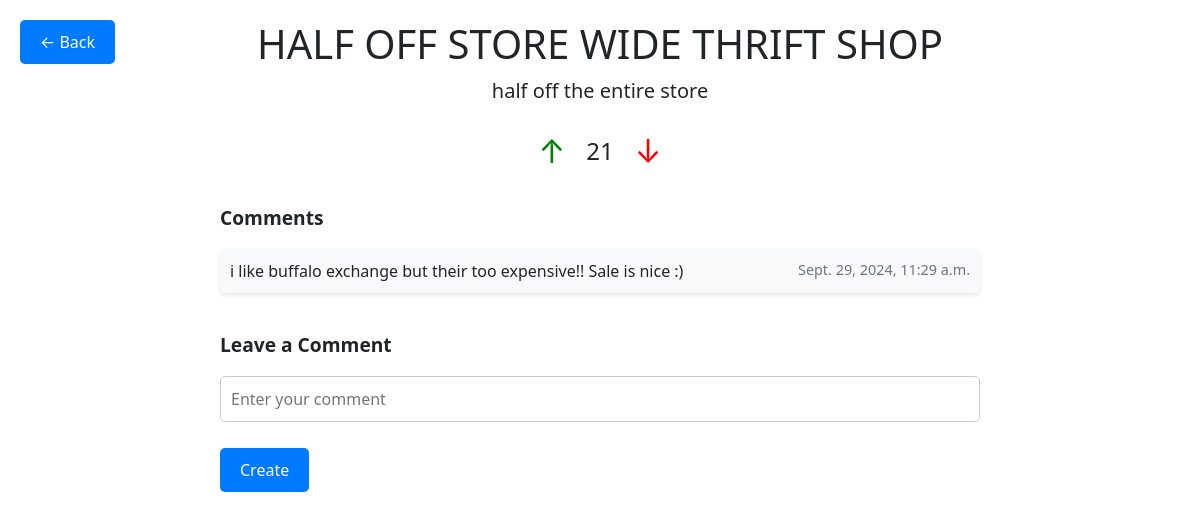
The app's page /app/post/17/ with its own data.
### deals/models.py (models this page shows, shortened)
class Post(models.Model):
    product_name = models.CharField(max_length=200)
    location_name = models.CharField(max_length = 200)
    location_street_address = models.CharField(max_length = 200)
    location_lat = models.FloatField(default = 36.1446206)
    location_long = models.FloatField(default = -86.8032659)
    info_text = models.CharField(max_length = 500)
    score = models.IntegerField(default = 0)
    post_date = models.DateTimeField("date posted")
    tags = models.ManyToManyField(Tag)

class Comment(models.Model):
    post = models.ForeignKey(Post, on_delete=models.CASCADE)
    body_text = models.CharField(max_length=1000)
    post_date = models.DateTimeField("date posted")

### deals/views.py (the view)
# urls.py: path("post/<int:post_id>/", views.detail, name="detail"),
def detail(request, post_id: int) -> HttpResponse:
    post = get_object_or_404(Post, pk=post_id)
    return render(request, "deals/detail.html", {"post": post})

### deals/templates/deals/detail.html (shortened to what this page needs)
<!DOCTYPE html>
<html lang="en">
<head>
    <link href="https://cdn.jsdelivr.net/npm/bootstrap@5.3.0-alpha1/dist/css/bootstrap.min.css" rel="stylesheet">
</head>
<body>
    <a href="{% url 'deals:home'%}" class="back-button">← Back </a>
    <div class="page-container">
        <h1>{{ post.product_name }}</h1>
        <p class="lead text-center">{{ post.info_text }}</p>
        <form method="post" action="{% url 'deals:vote' post.id %}">
            <div class="vote-section">
                <button type="submit" name="upvote" class="vote-btn upvote">↑</button>
                <h3 id="score">{{ post.score }}</h3>
                <button type="submit" name="downvote" class="vote-btn downvote">↓</button>
            </div>
        </form>
        <div class="comment-list">
            <h2 class="comment-heading">Comments</h2>
            <ul class="list-unstyled">
                {% for comment in post.comment_set.all %}
                    <li class="comment-item">
                        {{ comment.body_text }}
                        <span class="comment-date">{{ comment.post_date }}</span>
                    </li>
                {% endfor %}
            </ul>
        </div>
        <div class="comment-section">
            <h2 class="comment-heading">Leave a Comment</h2>
            <form action="{% url 'deals:commenthandler' post.id%}" method="post">
                <fieldset>
                    <p>
                        <input type="text" name="comment_text" class="comment-input" placeholder="Enter your comment" required />
                    </p>
                </fieldset>
                <input type="submit" value="Create" class="submit-btn">
            </form>
        </div>
    </div>
</body>
</html>

### deals/templates/deals/detail.html (style rules this page uses)
.page-container { max-width: 800px; margin: 0 auto; padding: 20px; position: relative; }
.back-button { position: fixed; top: 20px; left: 20px; font-size: 16px; background-color: #007bff; color: white; padding: 10px 20px; border-radius: 5px; text-decoration: none; transition: background-color 0.3s; z-index: 1000; }
h1, h3 { text-align: center; }
.comment-list { margin-top: 30px; }
.comment-item { margin-bottom: 10px; padding: 10px; background-color: #f8f9fa; border-radius: 5px; box-shadow: 0px 2px 4px rgba(0, 0, 0, 0.1); position: relative; }
.comment-date { position: absolute; right: 10px; top: 10px; font-size: 0.9rem; color: #6c757d; }
.vote-section { display: flex; justify-content: center; align-items: center; margin-top: 20px; }
.vote-btn { background-color: transparent; border: none; font-size: 32px; cursor: pointer; }
.vote-btn.upvote { color: green; }
.vote-btn.downvote { color: red; }
#score { margin: 0 15px; font-size: 24px; }
.comment-section { margin-top: 40px; }
.comment-input { width: 100%; padding: 10px; margin-bottom: 10px; border: 1px solid #ccc; border-radius: 5px; }
.submit-btn { background-color: #007bff; color: white; border: none; padding: 10px 20px; border-radius: 5px; cursor: pointer; }
.comment-heading { margin-bottom: 20px; font-size: 1.2rem; font-weight: bold; }

### records on screen
Post: product_name "HALF OFF STORE WIDE THRIFT SHOP", info_text "half off the entire store", score "21"
Comment: body_text "i like buffalo exchange but their too expensive!! Sale is nice :)", post_date "Sept. 29, 2024, 11:29 a.m."
